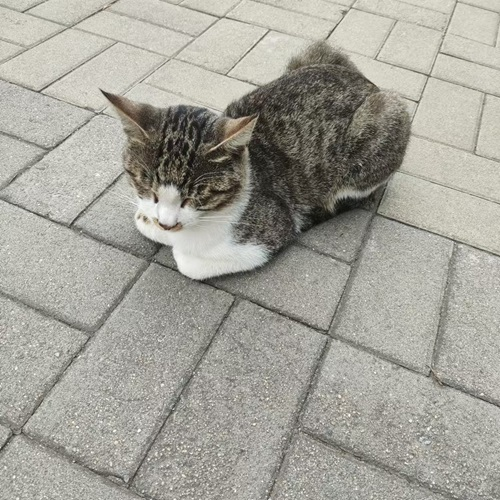
#> input picture cat.jpg, 500 x 500 px
$ jupyter execute '4直方图与模板匹配-checkpoint.ipynb'   (shell and % lines are left out)
#> lines starting #> are read from the running program, lines starting #| are printed output that depends on the picture; after the words box and inside, x2 and y2 are one past the last pixel; in counts of white or black regions, pixels touching at a corner belong together
[cell 1]
import cv2 #opencv读取的格式是BGR
import numpy as np
import matplotlib.pyplot as plt#Matplotlib是RGB

[cell 2]
def cv_show(img,name):
    cv2.imshow(name,img)
    cv2.waitKey()
    cv2.destroyAllWindows()

### 直方图

#### cv2.calcHist(images,channels,mask,histSize,ranges)

- images: 原图像图像格式为 uint8 或 ﬂoat32。当传入函数时应 用中括号 [] 括来例如[img]
- channels: 同样用中括号括来它会告函数我们统幅图 像的直方图。如果入图像是灰度图它的值就是 [0]如果是彩色图像 的传入的参数可以是 [0][1][2] 它们分别对应着 BGR。
- mask: 掩模图像。统整幅图像的直方图就把它为 None。但是如 果你想统图像某一分的直方图的你就制作一个掩模图像并 使用它。
- histSize:BIN 的数目。也应用中括号括来
- ranges: 像素值范围常为 [0256]

[cell 3]
img = cv2.imread('cat.jpg',0) #0表示灰度图
#> img: shape (500, 500); min 4, max 255, mean 161.8
hist = cv2.calcHist([img],[0],None,[256],[0,256])
#> hist = 256 values, max 3472 at index 206, min 0 at index 0, mean 976.6
hist.shape
#> Out = (256, 1)

[cell 4]
plt.hist(img.ravel(),256);
plt.show()
#> figure, not shown here; tallest bar 3472 high, from x = 206 to 207

[cell 5]
img = cv2.imread('cat.jpg')
#> img is the input picture: shape (500, 500, 3); mean B, G, R 153.7, 162.4, 163.9
color = ('b','g','r')
for i,col in enumerate(color):
    histr = cv2.calcHist([img],[i],None,[256],[0,256])
    plt.plot(histr,color = col)
    plt.xlim([0,256])
#> figure, not shown here; curve peaks at x = 194, y = 3708; curve peaks at x = 207, y = 3484; curve peaks at x = 209, y = 3416

mask操作

[cell 6]
# 创建mast
mask = np.zeros(img.shape[:2], np.uint8)
print (mask.shape)
#| (500, 500)
mask[100:300, 100:400] = 255
cv_show(mask,'mask')
#> in cv_show, `cv2.imshow(name,img)`:
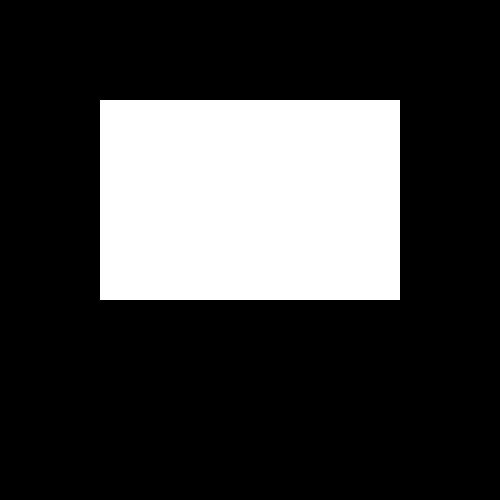
#> window 'mask': shape (500, 500); 24% white; 1 white region, box (x1, y1, x2, y2) and area: (100, 100, 400, 300) 60000

[cell 7]
img = cv2.imread('cat.jpg', 0)
cv_show(img,'img')

[cell 8]
masked_img = cv2.bitwise_and(img, img, mask=mask)#与操作
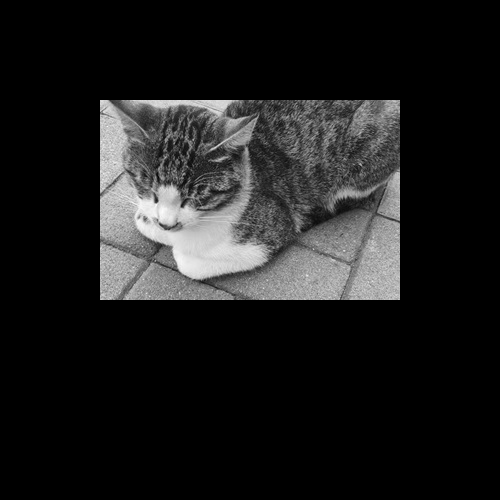
#> masked_img: shape (500, 500); min 0, max 252, mean 28.8
cv_show(masked_img,'masked_img')

[cell 9]
hist_full = cv2.calcHist([img], [0], None, [256], [0, 256])
#> hist_full has the same summary as hist
hist_mask = cv2.calcHist([img], [0], mask, [256], [0, 256])
#> hist_mask = 256 values, max 415 at index 64, min 0 at index 0, mean 234.4

[cell 10]
plt.subplot(221), plt.imshow(img, 'gray')
plt.subplot(222), plt.imshow(mask, 'gray')
plt.subplot(223), plt.imshow(masked_img, 'gray')
plt.subplot(224), plt.plot(hist_full), plt.plot(hist_mask)
plt.xlim([0, 256])
plt.show()
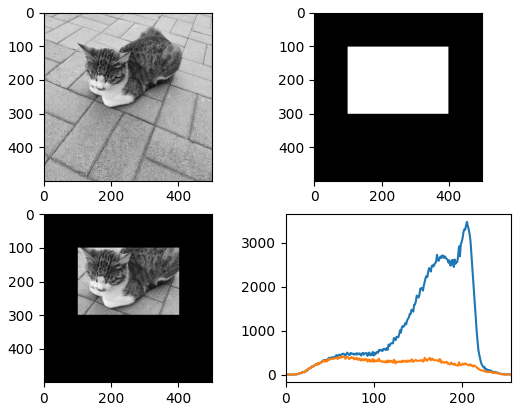
#> figure drawn by matplotlib, 4 panels; panel 4: curve peaks at x = 206, y = 3472; panel 4: curve peaks at x = 64, y = 415

#### 直方图均衡化

[cell 11]
img = cv2.imread('clahe.jpg',0) #0表示灰度图 #clahe
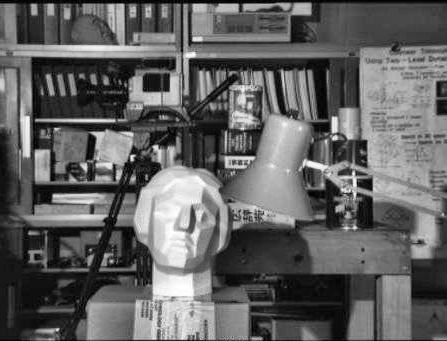
#> input picture clahe.jpg, 447 x 341 px
#> img is the input picture: shape (341, 447); min 0, max 255, mean 97.8
plt.hist(img.ravel(),256);
plt.show()
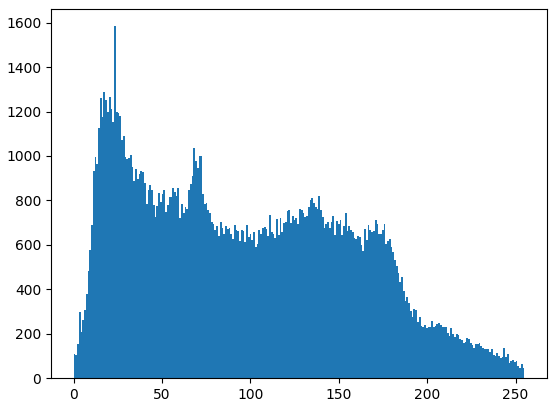
#> figure drawn by matplotlib, 1 panel; tallest bar 1584 high, from x = 22.91 to 23.91

[cell 12]
equ = cv2.equalizeHist(img)
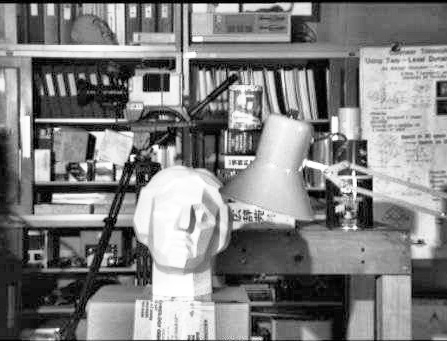
#> equ: shape (341, 447); min 0, max 255, mean 128.1
plt.hist(equ.ravel(),256)
plt.show()
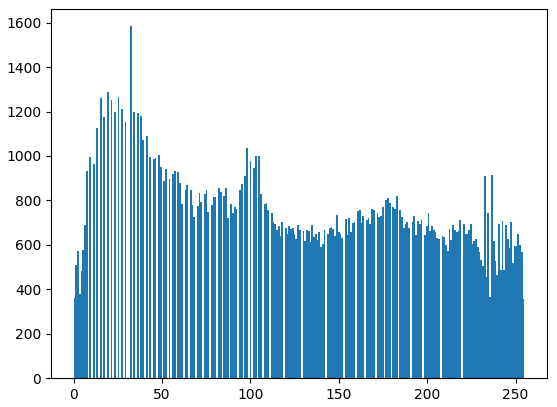
#> figure drawn by matplotlib, 1 panel; tallest bar 1584 high, from x = 31.88 to 32.87

[cell 13]
res = np.hstack((img,equ))
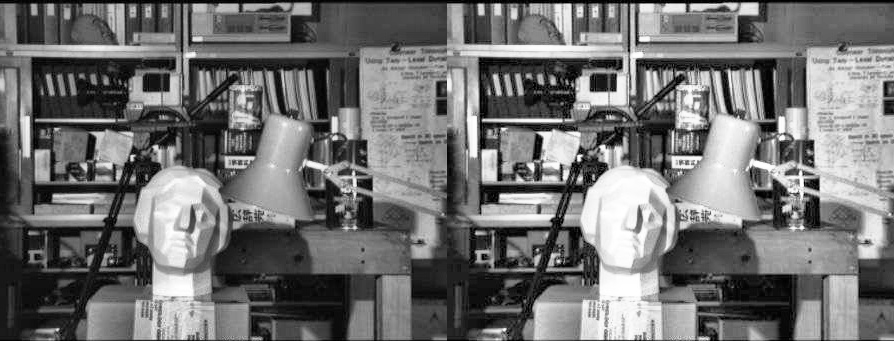
#> res: shape (341, 894); min 0, max 255, mean 112.9
cv_show(res,'res')

#### 自适应直方图均衡化

[cell 14]
clahe = cv2.createCLAHE(clipLimit=2.0, tileGridSize=(8,8))

[cell 15]
res_clahe = clahe.apply(img)
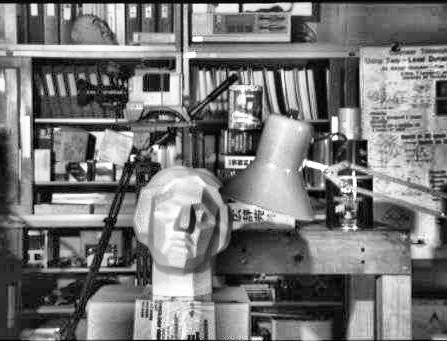
#> res_clahe: shape (341, 447); min 0, max 255, mean 119.6
res = np.hstack((img,equ,res_clahe))
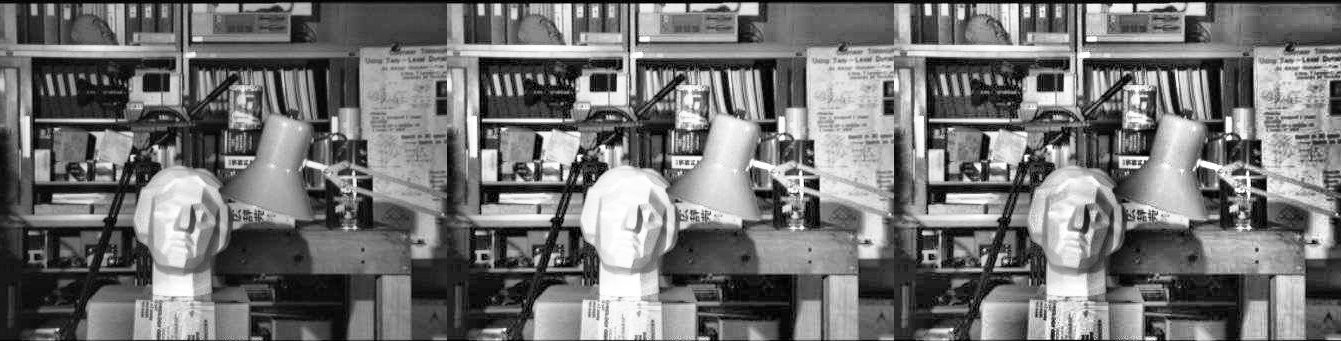
#> res: shape (341, 1341); min 0, max 255, mean 115.1
cv_show(res,'res')
